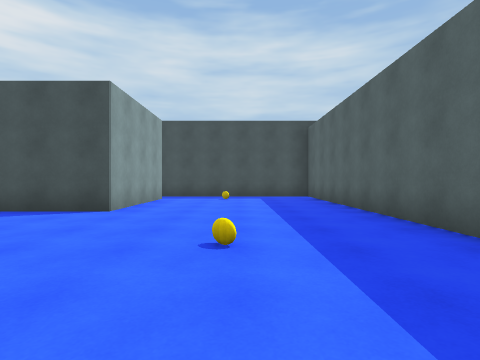
[1] (above)

12 first-person views from a walk through a 3-D level made in the Unity game engine. The camera is 1.2 m above the floor, looks level and sees 80° across. The floor is counted in squares, 2 m on a side. Each view is taken from the middle of a square. On the plan, view 1 faces up. The plan holds only what a view shows up to about 9 squares ahead; the rest is blank. The place goes on beyond the plan. The player is left out.

[2]
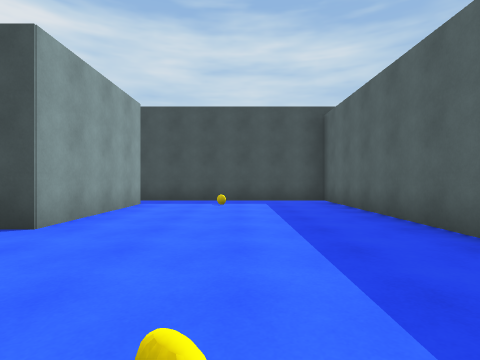

[3]
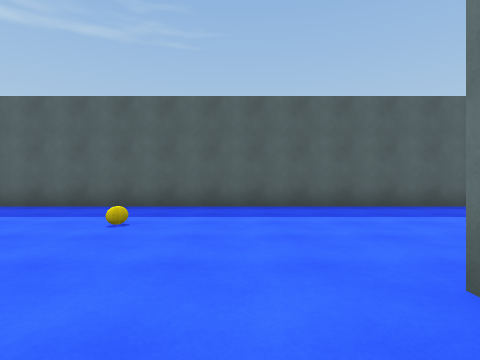

[4]
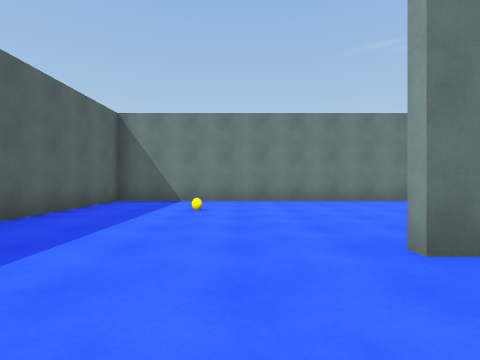

[5]
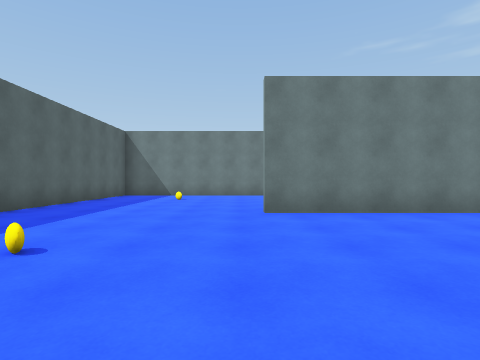

[6]
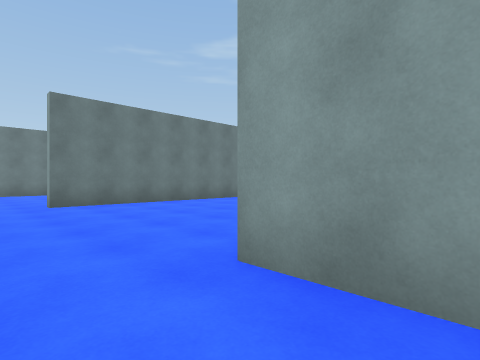

[7]
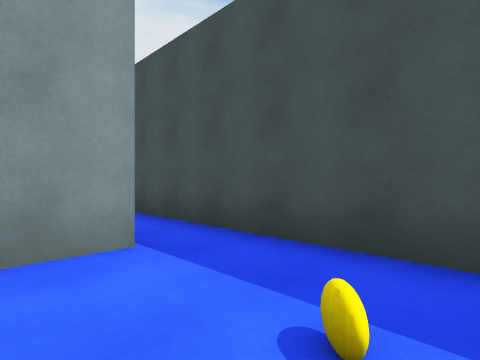

[8]
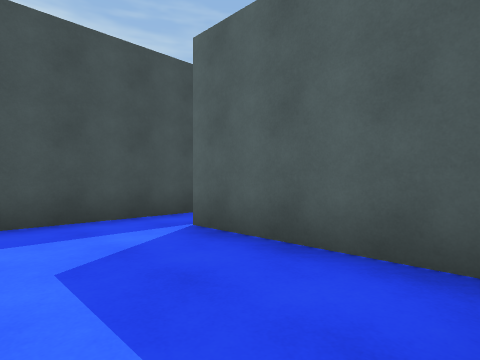

[9]
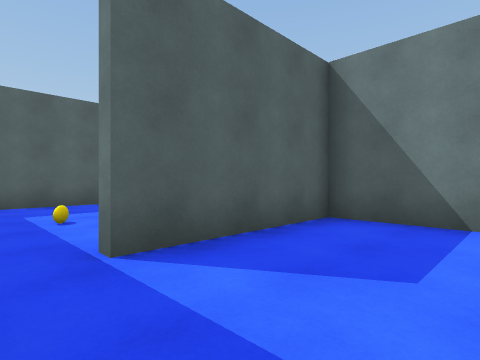

[10]
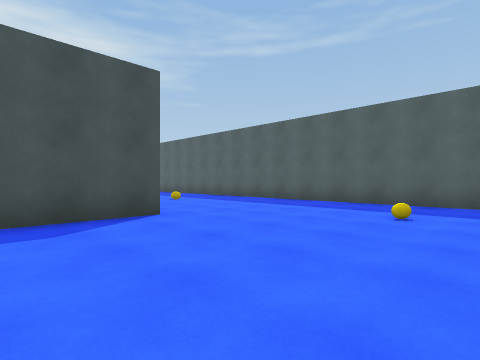

[11]
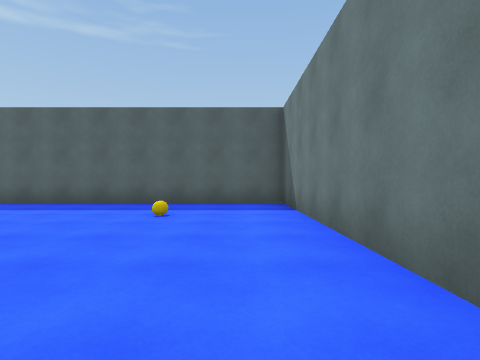

[12]
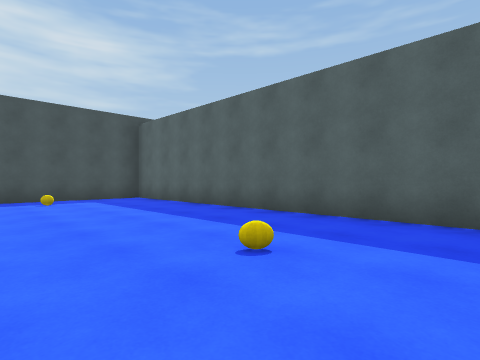

### Floor plan
Points are (right, up) in squares from view 1. A wall is a line through its corners. A room is listed if a view was taken in it or the views show most of it. See-through windows are left out.
Room 1 (views 1, 2, 3, 4, 5, 6, 7, 10, 11, 12)
walls: (-2.4, -0.5) (-4.6, -0.5); (-5.5, -0.2) (-2.4, -0.2); (-2.5, 9.2) (-2.5, 5.5) (-4.6, 5.5); (-5.5, -6.1) (2.5, -6.1) (2.5, 10.4) (-2.4, 10.4)
ways out: opening at (-3, 10) to room 2
Room 2 (views 8, 9)
walls: (-4.6, 5.7) (-2.7, 5.7) (-2.7, 9.2); (-2.4, 10.4) (-5.1, 10.4)
ways out: opening at (-3, 10) to room 1

Positions as (right, up) in squares from view 1, and headings:
1: (0, 0), facing up
2: (0, 2), facing up
3: (-4, 1), facing right
4: (-1, 2), facing down
5: (-2, 5), facing down
6: (-1, 7), facing down-left
7: (0, 8), facing up-left
8: (-5, 6), facing up-right
9: (-5, 10), facing down-right
10: (-5, -5), facing up-right
11: (-5, -5), facing right
12: (-2, 1), facing up-right
